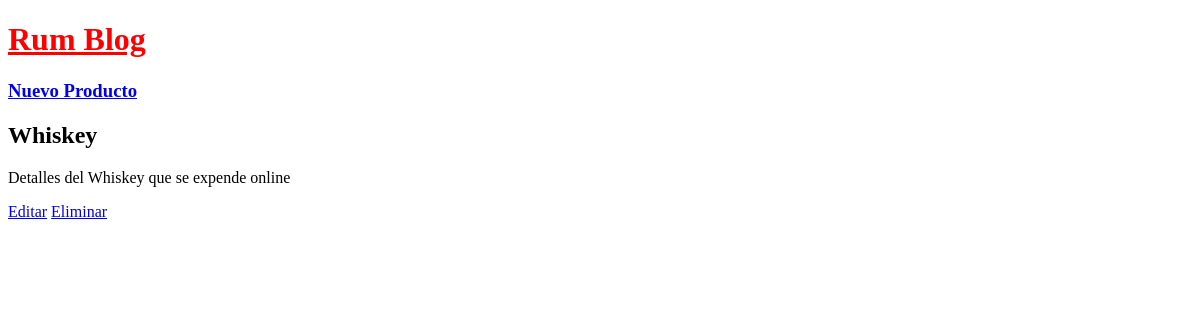
Before: /post/1/ with the older database file.
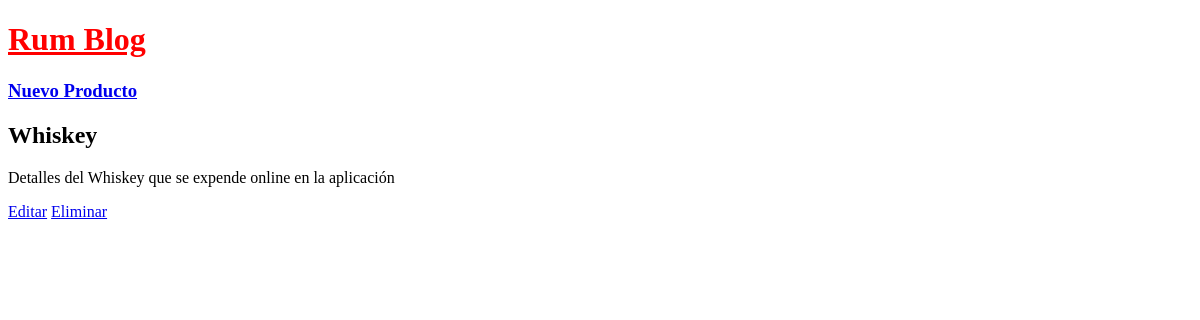
After: the same page with the newer database file.
### blogs/models.py (models this page shows, shortened)
class Publication(models.Model):
    title = models.CharField(max_length=200)
    author = models.ForeignKey(
        "auth.User",
        on_delete=models.CASCADE,
    )
    body = models.TextField()

### blogs/views.py (the view)
# urls.py: path("post/<int:pk>/", BlogDetailView.as_view(), name="post_detail"),
class BlogDetailView(DetailView):
    model = Publication
    template_name = 'post_detail.html'

### templates/post_detail.html
{% extends "base.html"%}
{% block content %}
    <h2>{{ publication.title }}</h2>
    <p>{{ publication.body }}</p>
    <a href="{% url 'post_edit' publication.pk %}">Editar</a>
    <a href="{% url 'post_delete' publication.pk %}">Eliminar</a>
{% endblock content %}

Changed rows visible on the page:
changed Publication "Whiskey": body "Detalles del Whiskey que se expende online" → "Detalles del Whiskey que se expende online en la aplicación"
